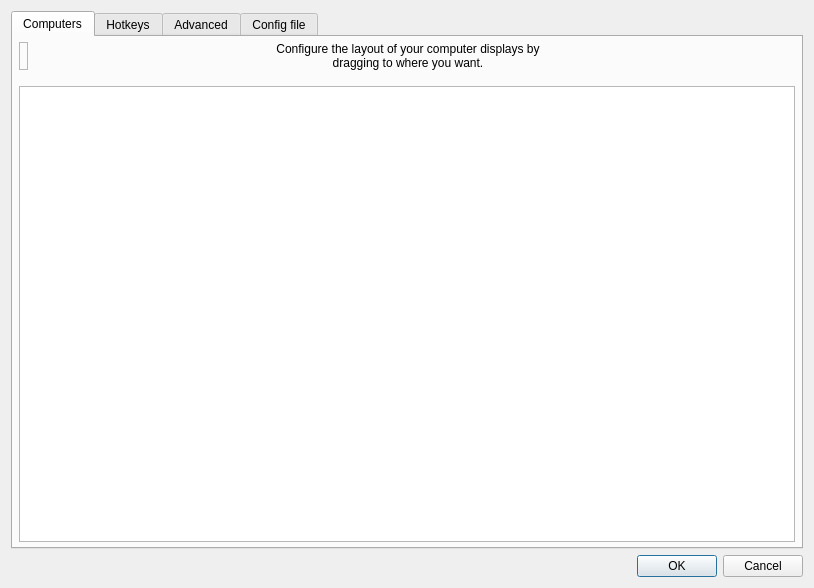
<?xml version="1.0" encoding="UTF-8"?>
<ui version="4.0">
 <class>ServerConfigDialog</class>
 <widget class="QDialog" name="ServerConfigDialog">
  <property name="geometry">
   <rect>
    <x>0</x>
    <y>0</y>
    <width>814</width>
    <height>588</height>
   </rect>
  </property>
  <property name="minimumSize">
   <size>
    <width>0</width>
    <height>0</height>
   </size>
  </property>
  <property name="windowTitle">
   <string>Server Configuration</string>
  </property>
  <layout class="QVBoxLayout">
   <item>
    <widget class="QTabWidget" name="m_pTabWidget">
     <property name="minimumSize">
      <size>
       <width>0</width>
       <height>0</height>
      </size>
     </property>
     <property name="currentIndex">
      <number>0</number>
     </property>
     <widget class="QWidget" name="m_pTabScreens">
      <attribute name="title">
       <string>Computers</string>
      </attribute>
      <layout class="QVBoxLayout">
       <property name="leftMargin">
        <number>6</number>
       </property>
       <property name="topMargin">
        <number>5</number>
       </property>
       <property name="rightMargin">
        <number>6</number>
       </property>
       <property name="bottomMargin">
        <number>5</number>
       </property>
       <item>
        <layout class="QHBoxLayout" name="m_pLayoutScreens">
         <property name="spacing">
          <number>6</number>
         </property>
         <item>
          <widget class="TrashScreenWidget" name="m_pTrashScreenWidget">
           <property name="acceptDrops">
            <bool>true</bool>
           </property>
           <property name="toolTip">
            <string>Drag a computer from the grid to the trashcan to remove it.</string>
           </property>
           <property name="frameShape">
            <enum>QFrame::Shape::StyledPanel</enum>
           </property>
           <property name="frameShadow">
            <enum>QFrame::Shadow::Raised</enum>
           </property>
           <property name="text">
            <string/>
           </property>
          </widget>
         </item>
         <item>
          <spacer name="horizontalSpacer_21">
           <property name="orientation">
            <enum>Qt::Orientation::Horizontal</enum>
           </property>
           <property name="sizeHint" stdset="0">
            <size>
             <width>40</width>
             <height>20</height>
            </size>
           </property>
          </spacer>
         </item>
         <item>
          <widget class="QLabel" name="label_2">
           <property name="sizePolicy">
            <sizepolicy hsizetype="Preferred" vsizetype="Preferred">
             <horstretch>1</horstretch>
             <verstretch>0</verstretch>
            </sizepolicy>
           </property>
           <property name="maximumSize">
            <size>
             <width>310</width>
             <height>16777215</height>
            </size>
           </property>
           <property name="text">
            <string>Configure the layout of your computer displays by dragging to where you want.</string>
           </property>
           <property name="alignment">
            <set>Qt::AlignmentFlag::AlignCenter</set>
           </property>
           <property name="wordWrap">
            <bool>true</bool>
           </property>
           <property name="indent">
            <number>-1</number>
           </property>
          </widget>
         </item>
         <item>
          <spacer name="horizontalSpacer_22">
           <property name="orientation">
            <enum>Qt::Orientation::Horizontal</enum>
           </property>
           <property name="sizeHint" stdset="0">
            <size>
             <width>40</width>
             <height>20</height>
            </size>
           </property>
          </spacer>
         </item>
         <item>
          <widget class="NewScreenWidget" name="lblNewScreen">
           <property name="text">
            <string/>
           </property>
          </widget>
         </item>
         <item>
          <layout class="QVBoxLayout" name="m_pLayoutAddComputer">
           <property name="spacing">
            <number>0</number>
           </property>
           <property name="leftMargin">
            <number>0</number>
           </property>
          </layout>
         </item>
        </layout>
       </item>
       <item>
        <spacer name="verticalSpacer">
         <property name="orientation">
          <enum>Qt::Orientation::Vertical</enum>
         </property>
         <property name="sizeType">
          <enum>QSizePolicy::Policy::Fixed</enum>
         </property>
         <property name="sizeHint" stdset="0">
          <size>
           <width>20</width>
           <height>10</height>
          </size>
         </property>
        </spacer>
       </item>
       <item>
        <widget class="ScreenSetupView" name="m_pScreenSetupView">
         <property name="sizePolicy">
          <sizepolicy hsizetype="MinimumExpanding" vsizetype="Expanding">
           <horstretch>0</horstretch>
           <verstretch>0</verstretch>
          </sizepolicy>
         </property>
         <property name="minimumSize">
          <size>
           <width>0</width>
           <height>273</height>
          </size>
         </property>
         <property name="maximumSize">
          <size>
           <width>16777215</width>
           <height>16777215</height>
          </size>
         </property>
         <property name="acceptDrops">
          <bool>true</bool>
         </property>
         <property name="autoFillBackground">
          <bool>false</bool>
         </property>
         <property name="frameShape">
          <enum>QFrame::Shape::StyledPanel</enum>
         </property>
         <property name="frameShadow">
          <enum>QFrame::Shadow::Sunken</enum>
         </property>
        </widget>
       </item>
      </layout>
     </widget>
     <widget class="QWidget" name="m_pTabHotkeys">
      <attribute name="title">
       <string>Hotkeys</string>
      </attribute>
      <layout class="QHBoxLayout">
       <item>
        <widget class="QGroupBox" name="groupBox">
         <property name="font">
          <font>
           <kerning>false</kerning>
          </font>
         </property>
         <property name="title">
          <string>&amp;Hotkeys</string>
         </property>
         <layout class="QGridLayout">
          <item row="0" column="0" rowspan="4">
           <widget class="QListWidget" name="m_pListHotkeys"/>
          </item>
          <item row="0" column="1">
           <widget class="QPushButton" name="m_pButtonNewHotkey">
            <property name="enabled">
             <bool>true</bool>
            </property>
            <property name="text">
             <string>&amp;New</string>
            </property>
           </widget>
          </item>
          <item row="1" column="1">
           <widget class="QPushButton" name="m_pButtonEditHotkey">
            <property name="enabled">
             <bool>false</bool>
            </property>
            <property name="text">
             <string>&amp;Edit</string>
            </property>
           </widget>
          </item>
          <item row="2" column="1">
           <widget class="QPushButton" name="m_pButtonRemoveHotkey">
            <property name="enabled">
             <bool>false</bool>
            </property>
            <property name="text">
             <string>&amp;Remove</string>
            </property>
           </widget>
          </item>
          <item row="3" column="1">
           <spacer>
            <property name="orientation">
             <enum>Qt::Orientation::Vertical</enum>
            </property>
            <property name="sizeHint" stdset="0">
             <size>
              <width>75</width>
              <height>161</height>
             </size>
            </property>
           </spacer>
          </item>
         </layout>
        </widget>
       </item>
       <item>
        <widget class="QGroupBox" name="groupBox_2">
         <property name="font">
          <font>
           <kerning>true</kerning>
          </font>
         </property>
         <property name="title">
          <string>A&amp;ctions</string>
         </property>
         <layout class="QGridLayout">
          <item row="0" column="0" rowspan="4">
           <widget class="QListWidget" name="m_pListActions"/>
          </item>
          <item row="0" column="1">
           <widget class="QPushButton" name="m_pButtonNewAction">
            <property name="enabled">
             <bool>false</bool>
            </property>
            <property name="text">
             <string>Ne&amp;w</string>
            </property>
           </widget>
          </item>
          <item row="1" column="1">
           <widget class="QPushButton" name="m_pButtonEditAction">
            <property name="enabled">
             <bool>false</bool>
            </property>
            <property name="text">
             <string>E&amp;dit</string>
            </property>
           </widget>
          </item>
          <item row="2" column="1">
           <widget class="QPushButton" name="m_pButtonRemoveAction">
            <property name="enabled">
             <bool>false</bool>
            </property>
            <property name="text">
             <string>Re&amp;move</string>
            </property>
           </widget>
          </item>
          <item row="3" column="1">
           <spacer>
            <property name="orientation">
             <enum>Qt::Orientation::Vertical</enum>
            </property>
            <property name="sizeHint" stdset="0">
             <size>
              <width>20</width>
              <height>40</height>
             </size>
            </property>
           </spacer>
          </item>
         </layout>
        </widget>
       </item>
      </layout>
     </widget>
     <widget class="QWidget" name="m_pTabAdvanced">
      <attribute name="title">
       <string>Advanced</string>
      </attribute>
      <layout class="QGridLayout" name="m_pGridCorners">
       <item row="0" column="1">
        <widget class="QGroupBox" name="m_pGroupCorners">
         <property name="font">
          <font>
           <kerning>true</kerning>
          </font>
         </property>
         <property name="title">
          <string>&amp;Dead corners (for this computer)</string>
         </property>
         <property name="checked">
          <bool>false</bool>
         </property>
         <layout class="QVBoxLayout" name="verticalLayout_6">
          <property name="topMargin">
           <number>6</number>
          </property>
          <item>
           <layout class="QGridLayout" name="m_pLayoutCorners">
            <item row="1" column="0">
             <widget class="QCheckBox" name="m_pCheckBoxCornerBottomLeft">
              <property name="text">
               <string>&amp;Bottom-left</string>
              </property>
             </widget>
            </item>
            <item row="0" column="0">
             <widget class="QCheckBox" name="m_pCheckBoxCornerTopLeft">
              <property name="text">
               <string>To&amp;p-left</string>
              </property>
             </widget>
            </item>
            <item row="1" column="1">
             <widget class="QCheckBox" name="m_pCheckBoxCornerBottomRight">
              <property name="text">
               <string>Bottom-ri&amp;ght</string>
              </property>
             </widget>
            </item>
            <item row="0" column="1">
             <widget class="QCheckBox" name="m_pCheckBoxCornerTopRight">
              <property name="text">
               <string>Top-rig&amp;ht</string>
              </property>
             </widget>
            </item>
           </layout>
          </item>
          <item>
           <layout class="QHBoxLayout" name="m_pLayoutCornerSize">
            <item>
             <widget class="QLabel" name="label">
              <property name="text">
               <string>Cor&amp;ner size</string>
              </property>
              <property name="buddy">
               <cstring>m_pSpinBoxSwitchCornerSize</cstring>
              </property>
             </widget>
            </item>
            <item>
             <spacer name="horizontalSpacer_7">
              <property name="orientation">
               <enum>Qt::Orientation::Horizontal</enum>
              </property>
              <property name="sizeHint" stdset="0">
               <size>
                <width>40</width>
                <height>20</height>
               </size>
              </property>
             </spacer>
            </item>
            <item>
             <widget class="QSpinBox" name="m_pSpinBoxSwitchCornerSize">
              <property name="maximum">
               <number>30000</number>
              </property>
             </widget>
            </item>
            <item>
             <widget class="QLabel" name="label_3">
              <property name="sizePolicy">
               <sizepolicy hsizetype="Minimum" vsizetype="Minimum">
                <horstretch>0</horstretch>
                <verstretch>0</verstretch>
               </sizepolicy>
              </property>
              <property name="text">
               <string>px</string>
              </property>
             </widget>
            </item>
           </layout>
          </item>
          <item>
           <spacer name="verticalSpacer_7">
            <property name="orientation">
             <enum>Qt::Orientation::Vertical</enum>
            </property>
            <property name="sizeHint" stdset="0">
             <size>
              <width>20</width>
              <height>0</height>
             </size>
            </property>
           </spacer>
          </item>
         </layout>
        </widget>
       </item>
       <item row="0" column="0">
        <widget class="QGroupBox" name="m_pGroupOptions">
         <property name="font">
          <font>
           <kerning>false</kerning>
          </font>
         </property>
         <property name="title">
          <string>&amp;Misc</string>
         </property>
         <layout class="QVBoxLayout" name="verticalLayout_4">
          <item>
           <widget class="QCheckBox" name="m_pCheckBoxDisableLockToScreen">
            <property name="text">
             <string>Disable lock to computer (scroll lock key)</string>
            </property>
           </widget>
          </item>
          <item>
           <widget class="QCheckBox" name="m_pCheckBoxRelativeMouseMoves">
            <property name="enabled">
             <bool>true</bool>
            </property>
            <property name="text">
             <string>Use &amp;relative mouse movements</string>
            </property>
           </widget>
          </item>
          <item>
           <widget class="QCheckBox" name="m_pCheckBoxWin32KeepForeground">
            <property name="text">
             <string>&amp;Don't take foreground window (Windows only)</string>
            </property>
           </widget>
          </item>
          <item>
           <layout class="QHBoxLayout" name="horizontalLayout_MouseSpeed">
            <item>
             <widget class="QLabel" name="m_pLabelMouseSpeed">
              <property name="text">
               <string>Mouse speed multiplier:</string>
              </property>
             </widget>
            </item>
            <item>
             <widget class="QDoubleSpinBox" name="m_pSpinBoxMouseSpeed">
              <property name="sizePolicy">
               <sizepolicy hsizetype="Fixed" vsizetype="Fixed">
                <horstretch>0</horstretch>
                <verstretch>0</verstretch>
               </sizepolicy>
              </property>
              <property name="minimumSize">
               <size>
                <width>80</width>
                <height>0</height>
               </size>
              </property>
              <property name="decimals">
               <number>1</number>
              </property>
              <property name="minimum">
               <double>0.1</double>
              </property>
              <property name="maximum">
               <double>10.0</double>
              </property>
              <property name="singleStep">
               <double>0.1</double>
              </property>
              <property name="value">
               <double>1.0</double>
              </property>
             </widget>
            </item>
           </layout>
          </item>
          <item>
           <layout class="QHBoxLayout" name="m_pLayoutClipboard">
            <property name="spacing">
             <number>6</number>
            </property>
            <item>
             <widget class="QCheckBox" name="m_pCheckBoxEnableClipboard">
              <property name="sizePolicy">
               <sizepolicy hsizetype="Minimum" vsizetype="Preferred">
                <horstretch>0</horstretch>
                <verstretch>0</verstretch>
               </sizepolicy>
              </property>
              <property name="text">
               <string>Enable clipboard sharing</string>
              </property>
              <property name="checked">
               <bool>true</bool>
              </property>
             </widget>
            </item>
            <item>
             <spacer name="horizontalSpacer">
              <property name="orientation">
               <enum>Qt::Orientation::Horizontal</enum>
              </property>
              <property name="sizeHint" stdset="0">
               <size>
                <width>40</width>
                <height>20</height>
               </size>
              </property>
             </spacer>
            </item>
            <item>
             <widget class="QLabel" name="label_7">
              <property name="text">
               <string>Limit:</string>
              </property>
             </widget>
            </item>
            <item>
             <widget class="QSpinBox" name="m_pSpinBoxClipboardSizeLimit">
              <property name="enabled">
               <bool>false</bool>
              </property>
              <property name="maximum">
               <number>10000</number>
              </property>
              <property name="value">
               <number>3</number>
              </property>
             </widget>
            </item>
            <item>
             <widget class="QLabel" name="label_4">
              <property name="text">
               <string>MB</string>
              </property>
             </widget>
            </item>
           </layout>
          </item>
          <item>
           <spacer name="verticalSpacer_6">
            <property name="orientation">
             <enum>Qt::Orientation::Vertical</enum>
            </property>
            <property name="sizeHint" stdset="0">
             <size>
              <width>20</width>
              <height>0</height>
             </size>
            </property>
           </spacer>
          </item>
         </layout>
        </widget>
       </item>
       <item row="1" column="0">
        <widget class="QGroupBox" name="m_pGroupNetwork">
         <property name="title">
          <string>&amp;Network</string>
         </property>
         <layout class="QVBoxLayout" name="verticalLayout_5">
          <item>
           <layout class="QHBoxLayout">
            <property name="spacing">
             <number>9</number>
            </property>
            <property name="leftMargin">
             <number>0</number>
            </property>
            <item>
             <widget class="QCheckBox" name="m_pCheckBoxHeartbeat">
              <property name="enabled">
               <bool>true</bool>
              </property>
              <property name="whatsThis">
               <string>&lt;html&gt;&lt;head/&gt;&lt;body&gt;&lt;p&gt;Enables the network heartbeat to ping clients every &lt;span style=&quot; font-style:italic;&quot;&gt;n&lt;/span&gt; seconds. This may help to diagnose network problems by retrying the connection if the client becomes unresponsive.&lt;/p&gt;&lt;/body&gt;&lt;/html&gt;</string>
              </property>
              <property name="text">
               <string>&amp;Check clients every</string>
              </property>
             </widget>
            </item>
            <item>
             <spacer>
              <property name="orientation">
               <enum>Qt::Orientation::Horizontal</enum>
              </property>
              <property name="sizeHint" stdset="0">
               <size>
                <width>40</width>
                <height>20</height>
               </size>
              </property>
             </spacer>
            </item>
            <item>
             <widget class="QSpinBox" name="m_pSpinBoxHeartbeat">
              <property name="enabled">
               <bool>false</bool>
              </property>
              <property name="sizePolicy">
               <sizepolicy hsizetype="Maximum" vsizetype="Fixed">
                <horstretch>0</horstretch>
                <verstretch>0</verstretch>
               </sizepolicy>
              </property>
              <property name="minimum">
               <number>1000</number>
              </property>
              <property name="maximum">
               <number>30000</number>
              </property>
              <property name="singleStep">
               <number>1000</number>
              </property>
              <property name="value">
               <number>5000</number>
              </property>
             </widget>
            </item>
            <item>
             <widget class="QLabel" name="m_pLabel_16">
              <property name="text">
               <string>ms</string>
              </property>
             </widget>
            </item>
           </layout>
          </item>
          <item>
           <layout class="QHBoxLayout" name="horizontalLayout_5">
            <item>
             <widget class="QLabel" name="m_pLabelProtocol">
              <property name="whatsThis">
               <string>&lt;p&gt;Enables compatibility with programs that use either the Synergy or Barrier protocols:&lt;/p&gt;
&lt;ul&gt;
&lt;li&gt;Deskflow uses the Synergy protocol.&lt;/li&gt;
&lt;li&gt;Input Leap uses the Barrier protocol.&lt;/li&gt;
&lt;/ul&gt;
&lt;p&gt;A Deskflow client will automatically use either the Synergy or Barrier protocol depending on the server protocol.&lt;/p&gt;</string>
              </property>
              <property name="text">
               <string>Network protocol</string>
              </property>
             </widget>
            </item>
            <item>
             <spacer name="horizontalSpacer_8">
              <property name="orientation">
               <enum>Qt::Orientation::Horizontal</enum>
              </property>
              <property name="sizeHint" stdset="0">
               <size>
                <width>40</width>
                <height>20</height>
               </size>
              </property>
             </spacer>
            </item>
            <item>
             <widget class="QRadioButton" name="m_pRadioProtocolSynergy">
              <property name="text">
               <string>&amp;Synergy</string>
              </property>
              <property name="checked">
               <bool>true</bool>
              </property>
             </widget>
            </item>
            <item>
             <widget class="QRadioButton" name="m_pRadioProtocolBarrier">
              <property name="text">
               <string>&amp;Barrier</string>
              </property>
             </widget>
            </item>
           </layout>
          </item>
          <item>
           <spacer name="verticalSpacer_3">
            <property name="orientation">
             <enum>Qt::Orientation::Vertical</enum>
            </property>
            <property name="sizeHint" stdset="0">
             <size>
              <width>20</width>
              <height>0</height>
             </size>
            </property>
           </spacer>
          </item>
         </layout>
        </widget>
       </item>
       <item row="1" column="1">
        <widget class="QGroupBox" name="m_pGroupSwitch">
         <property name="font">
          <font>
           <kerning>true</kerning>
          </font>
         </property>
         <property name="title">
          <string>&amp;Switching</string>
         </property>
         <layout class="QVBoxLayout">
          <property name="spacing">
           <number>6</number>
          </property>
          <property name="topMargin">
           <number>6</number>
          </property>
          <property name="bottomMargin">
           <number>6</number>
          </property>
          <item>
           <layout class="QHBoxLayout">
            <item>
             <widget class="QCheckBox" name="m_pCheckBoxSwitchDelay">
              <property name="enabled">
               <bool>true</bool>
              </property>
              <property name="text">
               <string>Switch &amp;after waiting</string>
              </property>
             </widget>
            </item>
            <item>
             <spacer>
              <property name="orientation">
               <enum>Qt::Orientation::Horizontal</enum>
              </property>
              <property name="sizeHint" stdset="0">
               <size>
                <width>40</width>
                <height>20</height>
               </size>
              </property>
             </spacer>
            </item>
            <item>
             <widget class="QSpinBox" name="m_pSpinBoxSwitchDelay">
              <property name="enabled">
               <bool>false</bool>
              </property>
              <property name="minimum">
               <number>10</number>
              </property>
              <property name="maximum">
               <number>10000</number>
              </property>
              <property name="singleStep">
               <number>10</number>
              </property>
              <property name="value">
               <number>250</number>
              </property>
             </widget>
            </item>
            <item>
             <widget class="QLabel" name="m_pLabel_14">
              <property name="text">
               <string>ms</string>
              </property>
             </widget>
            </item>
           </layout>
          </item>
          <item>
           <layout class="QHBoxLayout">
            <item>
             <widget class="QCheckBox" name="m_pCheckBoxSwitchDoubleTap">
              <property name="enabled">
               <bool>true</bool>
              </property>
              <property name="text">
               <string>Switch on double &amp;tap within</string>
              </property>
             </widget>
            </item>
            <item>
             <spacer>
              <property name="orientation">
               <enum>Qt::Orientation::Horizontal</enum>
              </property>
              <property name="sizeHint" stdset="0">
               <size>
                <width>40</width>
                <height>20</height>
               </size>
              </property>
             </spacer>
            </item>
            <item>
             <widget class="QSpinBox" name="m_pSpinBoxSwitchDoubleTap">
              <property name="enabled">
               <bool>false</bool>
              </property>
              <property name="minimum">
               <number>10</number>
              </property>
              <property name="maximum">
               <number>10000</number>
              </property>
              <property name="singleStep">
               <number>10</number>
              </property>
              <property name="value">
               <number>250</number>
              </property>
             </widget>
            </item>
            <item>
             <widget class="QLabel" name="m_pLabel_15">
              <property name="text">
               <string>ms</string>
              </property>
             </widget>
            </item>
           </layout>
          </item>
          <item>
           <spacer name="verticalSpacer_5">
            <property name="orientation">
             <enum>Qt::Orientation::Vertical</enum>
            </property>
            <property name="sizeHint" stdset="0">
             <size>
              <width>20</width>
              <height>0</height>
             </size>
            </property>
           </spacer>
          </item>
         </layout>
        </widget>
       </item>
       <item row="2" column="0">
        <spacer name="verticalSpacer_2">
         <property name="orientation">
          <enum>Qt::Orientation::Vertical</enum>
         </property>
         <property name="sizeHint" stdset="0">
          <size>
           <width>20</width>
           <height>40</height>
          </size>
         </property>
        </spacer>
       </item>
      </layout>
     </widget>
     <widget class="QWidget" name="m_pTabAdvancedConfig">
      <property name="sizePolicy">
       <sizepolicy hsizetype="Preferred" vsizetype="Preferred">
        <horstretch>0</horstretch>
        <verstretch>0</verstretch>
       </sizepolicy>
      </property>
      <attribute name="title">
       <string>Config file</string>
      </attribute>
      <layout class="QVBoxLayout" name="verticalLayout_2">
       <property name="spacing">
        <number>15</number>
       </property>
       <property name="leftMargin">
        <number>120</number>
       </property>
       <property name="topMargin">
        <number>30</number>
       </property>
       <property name="rightMargin">
        <number>120</number>
       </property>
       <item alignment="Qt::AlignmentFlag::AlignHCenter">
        <widget class="QLabel" name="label_5">
         <property name="font">
          <font>
           <pointsize>18</pointsize>
           <bold>true</bold>
          </font>
         </property>
         <property name="text">
          <string>Core server config file</string>
         </property>
         <property name="textFormat">
          <enum>Qt::TextFormat::PlainText</enum>
         </property>
        </widget>
       </item>
       <item>
        <widget class="QLabel" name="label_6">
         <property name="text">
          <string>Use a server config file to create complex computer layouts that are not possible with the simple grid-based computer layout editor.

Enabling this setting will disable the server config GUI.</string>
         </property>
         <property name="textFormat">
          <enum>Qt::TextFormat::MarkdownText</enum>
         </property>
         <property name="alignment">
          <set>Qt::AlignmentFlag::AlignCenter</set>
         </property>
         <property name="wordWrap">
          <bool>true</bool>
         </property>
        </widget>
       </item>
       <item>
        <spacer name="verticalSpacer_4">
         <property name="orientation">
          <enum>Qt::Orientation::Vertical</enum>
         </property>
         <property name="sizeType">
          <enum>QSizePolicy::Policy::Maximum</enum>
         </property>
         <property name="sizeHint" stdset="0">
          <size>
           <width>20</width>
           <height>30</height>
          </size>
         </property>
        </spacer>
       </item>
       <item>
        <layout class="QHBoxLayout" name="m_pLayoutConfigCheckbox">
         <property name="leftMargin">
          <number>0</number>
         </property>
         <property name="topMargin">
          <number>0</number>
         </property>
         <item>
          <spacer name="horizontalSpacer_2">
           <property name="orientation">
            <enum>Qt::Orientation::Horizontal</enum>
           </property>
           <property name="sizeType">
            <enum>QSizePolicy::Policy::Expanding</enum>
           </property>
           <property name="sizeHint" stdset="0">
            <size>
             <width>40</width>
             <height>20</height>
            </size>
           </property>
          </spacer>
         </item>
         <item>
          <widget class="QCheckBox" name="m_pCheckBoxUseExternalConfig">
           <property name="sizePolicy">
            <sizepolicy hsizetype="Fixed" vsizetype="Fixed">
             <horstretch>0</horstretch>
             <verstretch>0</verstretch>
            </sizepolicy>
           </property>
           <property name="minimumSize">
            <size>
             <width>300</width>
             <height>0</height>
            </size>
           </property>
           <property name="text">
            <string>Use a server config file</string>
           </property>
          </widget>
         </item>
         <item>
          <spacer name="horizontalSpacer_3">
           <property name="orientation">
            <enum>Qt::Orientation::Horizontal</enum>
           </property>
           <property name="sizeType">
            <enum>QSizePolicy::Policy::Expanding</enum>
           </property>
           <property name="sizeHint" stdset="0">
            <size>
             <width>40</width>
             <height>20</height>
            </size>
           </property>
          </spacer>
         </item>
        </layout>
       </item>
       <item>
        <layout class="QHBoxLayout" name="m_pLayoutConfigPath">
         <property name="leftMargin">
          <number>40</number>
         </property>
         <property name="topMargin">
          <number>0</number>
         </property>
         <item>
          <spacer name="horizontalSpacer_4">
           <property name="orientation">
            <enum>Qt::Orientation::Horizontal</enum>
           </property>
           <property name="sizeType">
            <enum>QSizePolicy::Policy::Expanding</enum>
           </property>
           <property name="sizeHint" stdset="0">
            <size>
             <width>40</width>
             <height>20</height>
            </size>
           </property>
          </spacer>
         </item>
         <item>
          <widget class="QLabel" name="m_pLabelConfigFile">
           <property name="enabled">
            <bool>false</bool>
           </property>
           <property name="sizePolicy">
            <sizepolicy hsizetype="Fixed" vsizetype="Preferred">
             <horstretch>0</horstretch>
             <verstretch>0</verstretch>
            </sizepolicy>
           </property>
           <property name="minimumSize">
            <size>
             <width>96</width>
             <height>0</height>
            </size>
           </property>
           <property name="text">
            <string>Config file path</string>
           </property>
          </widget>
         </item>
         <item>
          <spacer name="horizontalSpacer_6">
           <property name="orientation">
            <enum>Qt::Orientation::Horizontal</enum>
           </property>
           <property name="sizeType">
            <enum>QSizePolicy::Policy::Fixed</enum>
           </property>
           <property name="sizeHint" stdset="0">
            <size>
             <width>10</width>
             <height>20</height>
            </size>
           </property>
          </spacer>
         </item>
         <item>
          <widget class="QLineEdit" name="m_pEditConfigFile">
           <property name="enabled">
            <bool>false</bool>
           </property>
           <property name="sizePolicy">
            <sizepolicy hsizetype="Fixed" vsizetype="Fixed">
             <horstretch>0</horstretch>
             <verstretch>0</verstretch>
            </sizepolicy>
           </property>
           <property name="minimumSize">
            <size>
             <width>180</width>
             <height>0</height>
            </size>
           </property>
          </widget>
         </item>
         <item>
          <widget class="QPushButton" name="m_pButtonBrowseConfigFile">
           <property name="enabled">
            <bool>false</bool>
           </property>
           <property name="sizePolicy">
            <sizepolicy hsizetype="Fixed" vsizetype="Fixed">
             <horstretch>0</horstretch>
             <verstretch>0</verstretch>
            </sizepolicy>
           </property>
           <property name="minimumSize">
            <size>
             <width>0</width>
             <height>0</height>
            </size>
           </property>
           <property name="cursor">
            <cursorShape>PointingHandCursor</cursorShape>
           </property>
           <property name="text">
            <string/>
           </property>
           <property name="flat">
            <bool>true</bool>
           </property>
          </widget>
         </item>
         <item>
          <spacer name="horizontalSpacer_5">
           <property name="orientation">
            <enum>Qt::Orientation::Horizontal</enum>
           </property>
           <property name="sizeType">
            <enum>QSizePolicy::Policy::Expanding</enum>
           </property>
           <property name="sizeHint" stdset="0">
            <size>
             <width>40</width>
             <height>20</height>
            </size>
           </property>
          </spacer>
         </item>
        </layout>
       </item>
       <item>
        <spacer name="verticalSpacer_1">
         <property name="orientation">
          <enum>Qt::Orientation::Vertical</enum>
         </property>
         <property name="sizeHint" stdset="0">
          <size>
           <width>20</width>
           <height>40</height>
          </size>
         </property>
        </spacer>
       </item>
      </layout>
     </widget>
    </widget>
   </item>
   <item>
    <widget class="QDialogButtonBox" name="m_pButtonBox">
     <property name="orientation">
      <enum>Qt::Orientation::Horizontal</enum>
     </property>
     <property name="standardButtons">
      <set>QDialogButtonBox::StandardButton::Cancel|QDialogButtonBox::StandardButton::Ok</set>
     </property>
    </widget>
   </item>
  </layout>
 </widget>
 <customwidgets>
  <customwidget>
   <class>ScreenSetupView</class>
   <extends>QTableView</extends>
   <header>widgets/ScreenSetupView.h</header>
   <container>1</container>
  </customwidget>
  <customwidget>
   <class>TrashScreenWidget</class>
   <extends>QLabel</extends>
   <header>widgets/TrashScreenWidget.h</header>
  </customwidget>
  <customwidget>
   <class>NewScreenWidget</class>
   <extends>QLabel</extends>
   <header>widgets/NewScreenWidget.h</header>
  </customwidget>
 </customwidgets>
 <tabstops>
  <tabstop>m_pButtonBrowseConfigFile</tabstop>
  <tabstop>m_pScreenSetupView</tabstop>
  <tabstop>m_pListHotkeys</tabstop>
  <tabstop>m_pButtonNewHotkey</tabstop>
  <tabstop>m_pButtonEditHotkey</tabstop>
  <tabstop>m_pButtonRemoveHotkey</tabstop>
  <tabstop>m_pListActions</tabstop>
  <tabstop>m_pButtonNewAction</tabstop>
  <tabstop>m_pButtonEditAction</tabstop>
  <tabstop>m_pButtonRemoveAction</tabstop>
  <tabstop>m_pCheckBoxSwitchDelay</tabstop>
  <tabstop>m_pSpinBoxSwitchDelay</tabstop>
  <tabstop>m_pCheckBoxSwitchDoubleTap</tabstop>
  <tabstop>m_pSpinBoxSwitchDoubleTap</tabstop>
  <tabstop>m_pCheckBoxEnableClipboard</tabstop>
  <tabstop>m_pSpinBoxClipboardSizeLimit</tabstop>
  <tabstop>m_pCheckBoxHeartbeat</tabstop>
  <tabstop>m_pSpinBoxHeartbeat</tabstop>
  <tabstop>m_pCheckBoxRelativeMouseMoves</tabstop>
  <tabstop>m_pSpinBoxSwitchCornerSize</tabstop>
  <tabstop>m_pCheckBoxUseExternalConfig</tabstop>
  <tabstop>m_pEditConfigFile</tabstop>
  <tabstop>m_pTabWidget</tabstop>
 </tabstops>
 <resources/>
 <connections>
  <connection>
   <sender>m_pButtonBox</sender>
   <signal>accepted()</signal>
   <receiver>ServerConfigDialog</receiver>
   <slot>accept()</slot>
   <hints>
    <hint type="sourcelabel">
     <x>572</x>
     <y>424</y>
    </hint>
    <hint type="destinationlabel">
     <x>377</x>
     <y>-8</y>
    </hint>
   </hints>
  </connection>
  <connection>
   <sender>m_pButtonBox</sender>
   <signal>rejected()</signal>
   <receiver>ServerConfigDialog</receiver>
   <slot>reject()</slot>
   <hints>
    <hint type="sourcelabel">
     <x>641</x>
     <y>424</y>
    </hint>
    <hint type="destinationlabel">
     <x>595</x>
     <y>1</y>
    </hint>
   </hints>
  </connection>
  <connection>
   <sender>m_pCheckBoxSwitchDelay</sender>
   <signal>toggled(bool)</signal>
   <receiver>m_pSpinBoxSwitchDelay</receiver>
   <slot>setEnabled(bool)</slot>
   <hints>
    <hint type="sourcelabel">
     <x>110</x>
     <y>63</y>
    </hint>
    <hint type="destinationlabel">
     <x>110</x>
     <y>63</y>
    </hint>
   </hints>
  </connection>
  <connection>
   <sender>m_pCheckBoxSwitchDoubleTap</sender>
   <signal>toggled(bool)</signal>
   <receiver>m_pSpinBoxSwitchDoubleTap</receiver>
   <slot>setEnabled(bool)</slot>
   <hints>
    <hint type="sourcelabel">
     <x>110</x>
     <y>63</y>
    </hint>
    <hint type="destinationlabel">
     <x>110</x>
     <y>63</y>
    </hint>
   </hints>
  </connection>
  <connection>
   <sender>m_pCheckBoxHeartbeat</sender>
   <signal>toggled(bool)</signal>
   <receiver>m_pSpinBoxHeartbeat</receiver>
   <slot>setEnabled(bool)</slot>
   <hints>
    <hint type="sourcelabel">
     <x>110</x>
     <y>63</y>
    </hint>
    <hint type="destinationlabel">
     <x>110</x>
     <y>63</y>
    </hint>
   </hints>
  </connection>
  <connection>
   <sender>m_pListHotkeys</sender>
   <signal>itemDoubleClicked(QListWidgetItem*)</signal>
   <receiver>m_pButtonEditHotkey</receiver>
   <slot>click()</slot>
   <hints>
    <hint type="sourcelabel">
     <x>197</x>
     <y>115</y>
    </hint>
    <hint type="destinationlabel">
     <x>304</x>
     <y>115</y>
    </hint>
   </hints>
  </connection>
  <connection>
   <sender>m_pListActions</sender>
   <signal>itemDoubleClicked(QListWidgetItem*)</signal>
   <receiver>m_pButtonEditAction</receiver>
   <slot>click()</slot>
   <hints>
    <hint type="sourcelabel">
     <x>505</x>
     <y>120</y>
    </hint>
    <hint type="destinationlabel">
     <x>677</x>
     <y>118</y>
    </hint>
   </hints>
  </connection>
 </connections>
</ui>
